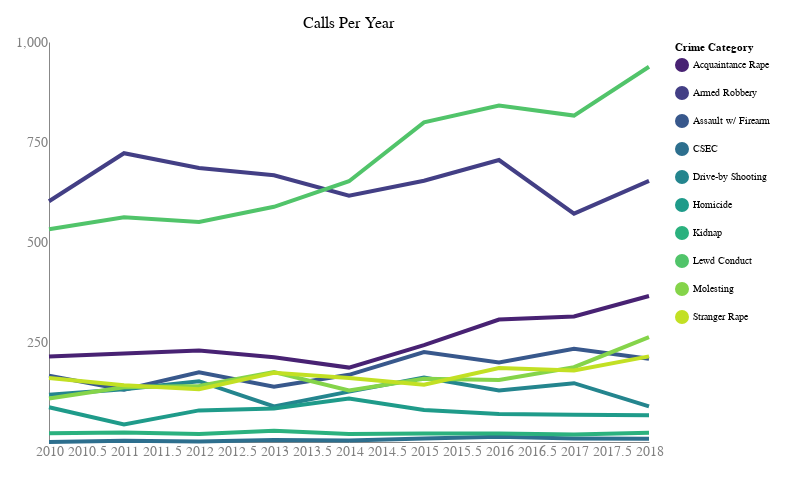

Here is the notebook cell this chart was saved with:
### Code cell
# Interactive crime_type counts chart! 

# Create selection that chooses the nearest point
nearest = alt.selection(type='single', nearest=True, on='mouseover',
                       fields=['year'], empty='none')

# The basic line
line = alt.Chart().mark_line().encode(
    x=alt.X(
        'year:Q',
        axis=alt.Axis(
            format='Y',
            title='',
            ticks=False
        )),
    y=alt.Y(
        'final_call_count:Q',
        axis=alt.Axis(
            title='',
            ticks=False,
            values=[250, 500, 750, 1000, 1250]
        )),
    color=alt.Color(
        'final_call_type:N',
        legend=alt.Legend(
            title='Crime Category',
            orient='right'
        ),
        scale=alt.Scale(
            scheme='viridis'
        ))
)

# Transparent selectors across the chart. This tells the x-value of the cursor
selectors = alt.Chart().mark_point().encode(
    x='year:Q',
    opacity=alt.value(0),
).add_selection(
    nearest
)

# Draw points on the line and highlight based on selection
points = line.mark_point().encode(
    opacity=alt.condition(nearest, alt.value(1), alt.value(0))
)

# Draw text labels near the points, highlight selection
text = line.mark_text(align='center', dx=0, dy=25).encode(
    text=alt.condition(nearest, 'final_call_count:Q', alt.value(' '))
)

# Draw a rule at the location of the selection
rules = alt.Chart().mark_rule(color='lightgray').encode(
    x='year:Q',
).transform_filter(
    nearest
)

# Put layers together and chart
alt.layer(
    line, selectors, points, rules, text,
    data=fct_counts,
    width=600,
    height=400,
    padding=15,
).properties(
    title='Calls Per Year'
).configure_line(
    strokeWidth=4,
).configure_text(
    fontSize=14,
    fontWeight=400,
    align='center',
).configure_title(
    fontSize=16,
    fontWeight=400
).configure_axis(
    labelFontSize=14,
    labelColor='gray',
    grid=False
).configure_view(
    strokeWidth=0
).configure_axisBottom(
    labelFlush=False
)

### Figure 1 — Vega-Lite specification as saved in the notebook (floating-point values rounded to 4 significant figures)
{"$schema": "https://vega.github.io/schema/vega-lite/v2.6.0.json", "config": {"axis": {"grid": false, "labelColor": "gray", "labelFontSize": 14}, "axisBottom": {"labelFlush": false}, "line": {"strokeWidth": 4}, "text": {"align": "center", "fontSize": 14, "fontWeight": 400}, "title": {"fontSize": 16, "fontWeight": 400}, "view": {"height": 300, "strokeWidth": 0, "width": 400}}, "data": {"name": "data-71b4dc3231b0023ab7c6e44a0aa196df"}, "datasets": {"data-71b4dc3231b0023ab7c6e44a0aa196df": [{"final_call_count": 214, "final_call_type": "Acquaintance Rape", "year": 2010}, {"final_call_count": 602, "final_call_type": "Armed Robbery", "year": 2010}, {"final_call_count": 166, "final_call_type": "Assault w/ Firearm", "year": 2010}, {"final_call_count": 0, "final_call_type": "CSEC", "year": 2010}, {"final_call_count": 118, "final_call_type": "Drive-by Shooting", "year": 2010}, {"final_call_count": 87, "final_call_type": "Homicide", "year": 2010}, {"final_call_count": 22, "final_call_type": "Kidnap", "year": 2010}, {"final_call_count": 532, "final_call_type": "Lewd Conduct", "year": 2010}, {"final_call_count": 109, "final_call_type": "Molesting", "year": 2010}, {"final_call_count": 160, "final_call_type": "Stranger Rape", "year": 2010}, {"final_call_count": 221, "final_call_type": "Acquaintance Rape", "year": 2011}, {"final_call_count": 722, "final_call_type": "Armed Robbery", "year": 2011}, {"final_call_count": 131, "final_call_type": "Assault w/ Firearm", "year": 2011}, {"final_call_count": 3, "final_call_type": "CSEC", "year": 2011}, {"final_call_count": 132, "final_call_type": "Drive-by Shooting", "year": 2011}, {"final_call_count": 44, "final_call_type": "Homicide", "year": 2011}, {"final_call_count": 24, "final_call_type": "Kidnap", "year": 2011}, {"final_call_count": 562, "final_call_type": "Lewd Conduct", "year": 2011}, {"final_call_count": 137, "final_call_type": "Molesting", "year": 2011}, {"final_call_count": 142, "final_call_type": "Stranger Rape", "year": 2011}, {"final_call_count": 229, "final_call_type": "Acquaintance Rape", "year": 2012}, {"final_call_count": 685, "final_call_type": "Armed Robbery", "year": 2012}, {"final_call_count": 174, "final_call_type": "Assault w/ Firearm", "year": 2012}, {"final_call_count": 1, "final_call_type": "CSEC", "year": 2012}, {"final_call_count": 152, "final_call_type": "Drive-by Shooting", "year": 2012}, {"final_call_count": 79, "final_call_type": "Homicide", "year": 2012}, {"final_call_count": 20, "final_call_type": "Kidnap", "year": 2012}, {"final_call_count": 550, "final_call_type": "Lewd Conduct", "year": 2012}, {"final_call_count": 140, "final_call_type": "Molesting", "year": 2012}, {"final_call_count": 132, "final_call_type": "Stranger Rape", "year": 2012}, {"final_call_count": 212, "final_call_type": "Acquaintance Rape", "year": 2013}, {"final_call_count": 667, "final_call_type": "Armed Robbery", "year": 2013}, {"final_call_count": 138, "final_call_type": "Assault w/ Firearm", "year": 2013}, {"final_call_count": 5, "final_call_type": "CSEC", "year": 2013}, {"final_call_count": 89, "final_call_type": "Drive-by Shooting", "year": 2013}, {"final_call_count": 84, "final_call_type": "Homicide", "year": 2013}, {"final_call_count": 28, "final_call_type": "Kidnap", "year": 2013}, {"final_call_count": 588, "final_call_type": "Lewd Conduct", "year": 2013}, {"final_call_count": 175, "final_call_type": "Molesting", "year": 2013}, {"final_call_count": 173, "final_call_type": "Stranger Rape", "year": 2013}, {"final_call_count": 186, "final_call_type": "Acquaintance Rape", "year": 2014}, {"final_call_count": 616, "final_call_type": "Armed Robbery", "year": 2014}, {"final_call_count": 168, "final_call_type": "Assault w/ Firearm", "year": 2014}, {"final_call_count": 4, "final_call_type": "CSEC", "year": 2014}, {"final_call_count": 126, "final_call_type": "Drive-by Shooting", "year": 2014}, {"final_call_count": 109, "final_call_type": "Homicide", "year": 2014}, {"final_call_count": 20, "final_call_type": "Kidnap", "year": 2014}, {"final_call_count": 652, "final_call_type": "Lewd Conduct", "year": 2014}, {"final_call_count": 129, "final_call_type": "Molesting", "year": 2014}, {"final_call_count": 160, "final_call_type": "Stranger Rape", "year": 2014}, {"final_call_count": 242, "final_call_type": "Acquaintance Rape", "year": 2015}, {"final_call_count": 653, "final_call_type": "Armed Robbery", "year": 2015}, {"final_call_count": 225, "final_call_type": "Assault w/ Firearm", "year": 2015}, {"final_call_count": 9, "final_call_type": "CSEC", "year": 2015}, {"final_call_count": 161, "final_call_type": "Drive-by Shooting", "year": 2015}, {"final_call_count": 80, "final_call_type": "Homicide", "year": 2015}, {"final_call_count": 21, "final_call_type": "Kidnap", "year": 2015}, {"final_call_count": 799, "final_call_type": "Lewd Conduct", "year": 2015}, {"final_call_count": 158, "final_call_type": "Molesting", "year": 2015}, {"final_call_count": 143, "final_call_type": "Stranger Rape", "year": 2015}, {"final_call_count": 306, "final_call_type": "Acquaintance Rape", "year": 2016}, {"final_call_count": 705, "final_call_type": "Armed Robbery", "year": 2016}, {"final_call_count": 199, "final_call_type": "Assault w/ Firearm", "year": 2016}, {"final_call_count": 13, "final_call_type": "CSEC", "year": 2016}, {"final_call_count": 129, "final_call_type": "Drive-by Shooting", "year": 2016}, {"final_call_count": 70, "final_call_type": "Homicide", "year": 2016}, {"final_call_count": 21, "final_call_type": "Kidnap", "year": 2016}, {"final_call_count": 841, "final_call_type": "Lewd Conduct", "year": 2016}, {"final_call_count": 155, "final_call_type": "Molesting", "year": 2016}, {"final_call_count": 185, "final_call_type": "Stranger Rape", "year": 2016}, {"final_call_count": 314, "final_call_type": "Acquaintance Rape", "year": 2017}, {"final_call_count": 571, "final_call_type": "Armed Robbery", "year": 2017}, {"final_call_count": 233, "final_call_type": "Assault w/ Firearm", "year": 2017}, {"final_call_count": 9, "final_call_type": "CSEC", "year": 2017}, {"final_call_count": 147, "final_call_type": "Drive-by Shooting", "year": 2017}, {"final_call_count": 68, "final_call_type": "Homicide", "year": 2017}, {"final_call_count": 19, "final_call_type": "Kidnap", "year": 2017}, {"final_call_count": 816, "final_call_type": "Lewd Conduct", "year": 2017}, {"final_call_count": 187, "final_call_type": "Molesting", "year": 2017}, {"final_call_count": 179, "final_call_type": "Stranger Rape", "year": 2017}, {"final_call_count": 365, "final_call_type": "Acquaintance Rape", "year": 2018}, {"final_call_count": 653, "final_call_type": "Armed Robbery", "year": 2018}, {"final_call_count": 208, "final_call_type": "Assault w/ Firearm", "year": 2018}, {"final_call_count": 8, "final_call_type": "CSEC", "year": 2018}, {"final_call_count": 89, "final_call_type": "Drive-by Shooting", "year": 2018}, {"final_call_count": 67, "final_call_type": "Homicide", "year": 2018}, {"final_call_count": 23, "final_call_type": "Kidnap", "year": 2018}, {"final_call_count": 938, "final_call_type": "Lewd Conduct", "year": 2018}, {"final_call_count": 262, "final_call_type": "Molesting", "year": 2018}, {"final_call_count": 214, "final_call_type": "Stranger Rape", "year": 2018}]}, "height": 400, "layer": [{"encoding": {"color": {"field": "final_call_type", "legend": {"orient": "right", "title": "Crime Category"}, "scale": {"scheme": "viridis"}, "type": "nominal"}, "x": {"axis": {"format": "Y", "ticks": false, "title": ""}, "field": "year", "type": "quantitative"}, "y": {"axis": {"ticks": false, "title": "", "values": [250, 500, 750, 1000, 1250]}, "field": "final_call_count", "type": "quantitative"}}, "mark": "line"}, {"encoding": {"opacity": {"value": 0}, "x": {"field": "year", "type": "quantitative"}}, "mark": "point", "selection": {"selector005": {"empty": "none", "fields": ["year"], "nearest": true, "on": "mouseover", "resolve": "global", "type": "single"}}}, {"encoding": {"color": {"field": "final_call_type", "legend": {"orient": "right", "title": "Crime Category"}, "scale": {"scheme": "viridis"}, "type": "nominal"}, "opacity": {"condition": {"selection": "selector005", "value": 1}, "value": 0}, "x": {"axis": {"format": "Y", "ticks": false, "title": ""}, "field": "year", "type": "quantitative"}, "y": {"axis": {"ticks": false, "title": "", "values": [250, 500, 750, 1000, 1250]}, "field": "final_call_count", "type": "quantitative"}}, "mark": "point"}, {"encoding": {"x": {"field": "year", "type": "quantitative"}}, "mark": {"color": "lightgray", "type": "rule"}, "transform": [{"filter": {"selection": "selector005"}}]}, {"encoding": {"color": {"field": "final_call_type", "legend": {"orient": "right", "title": "Crime Category"}, "scale": {"scheme": "viridis"}, "type": "nominal"}, "text": {"condition": {"field": "final_call_count", "selection": "selector005", "type": "quantitative"}, "value": " "}, "x": {"axis": {"format": "Y", "ticks": false, "title": ""}, "field": "year", "type": "quantitative"}, "y": {"axis": {"ticks": false, "title": "", "values": [250, 500, 750, 1000, 1250]}, "field": "final_call_count", "type": "quantitative"}}, "mark": {"align": "center", "dx": 0, "dy": 25, "type": "text"}}], "padding": 15, "title": "Calls Per Year", "width": 600}
